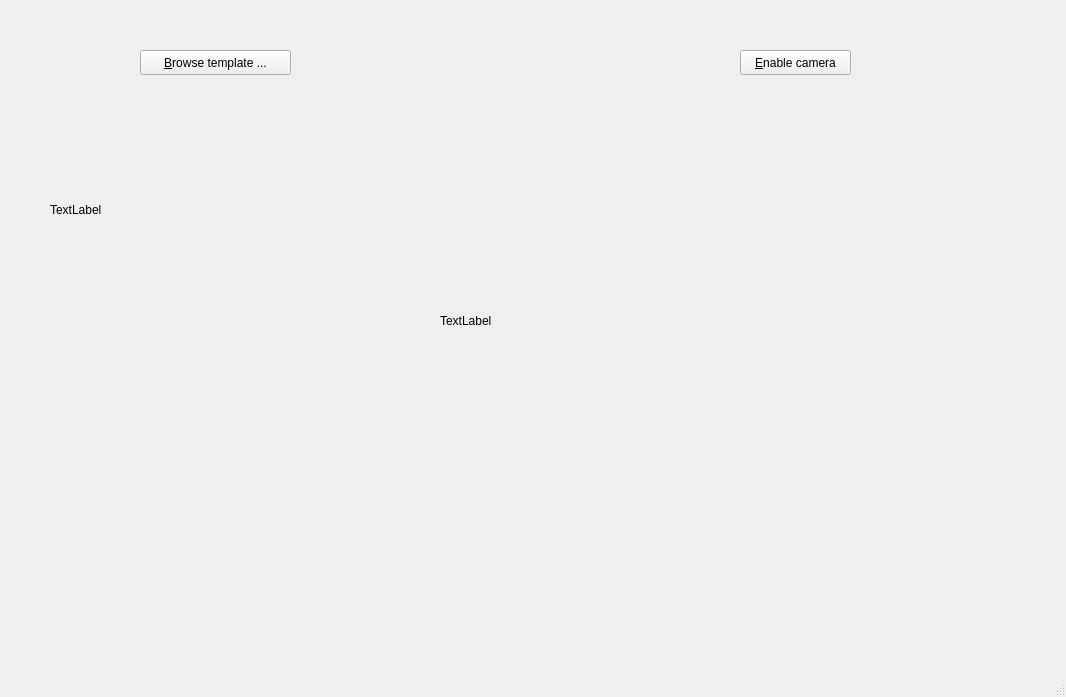
<?xml version="1.0" encoding="UTF-8"?>
<ui version="4.0">
 <class>MainWindow</class>
 <widget class="QMainWindow" name="MainWindow">
  <property name="geometry">
   <rect>
    <x>0</x>
    <y>0</y>
    <width>1066</width>
    <height>697</height>
   </rect>
  </property>
  <property name="windowTitle">
   <string>SIFT</string>
  </property>
  <widget class="QWidget" name="centralwidget">
   <widget class="QPushButton" name="browse_button">
    <property name="geometry">
     <rect>
      <x>140</x>
      <y>50</y>
      <width>151</width>
      <height>25</height>
     </rect>
    </property>
    <property name="text">
     <string>&amp;Browse template ...</string>
    </property>
   </widget>
   <widget class="QPushButton" name="toggle_cam_button">
    <property name="geometry">
     <rect>
      <x>740</x>
      <y>50</y>
      <width>111</width>
      <height>25</height>
     </rect>
    </property>
    <property name="text">
     <string>&amp;Enable camera</string>
    </property>
   </widget>
   <widget class="QLabel" name="template_label">
    <property name="geometry">
     <rect>
      <x>50</x>
      <y>90</y>
      <width>320</width>
      <height>240</height>
     </rect>
    </property>
    <property name="text">
     <string>TextLabel</string>
    </property>
   </widget>
   <widget class="QLabel" name="live_image_label">
    <property name="geometry">
     <rect>
      <x>440</x>
      <y>100</y>
      <width>591</width>
      <height>441</height>
     </rect>
    </property>
    <property name="text">
     <string>TextLabel</string>
    </property>
   </widget>
  </widget>
  <widget class="QMenuBar" name="menubar">
   <property name="geometry">
    <rect>
     <x>0</x>
     <y>0</y>
     <width>1066</width>
     <height>22</height>
    </rect>
   </property>
  </widget>
  <widget class="QStatusBar" name="statusbar"/>
 </widget>
 <resources/>
 <connections/>
</ui>
